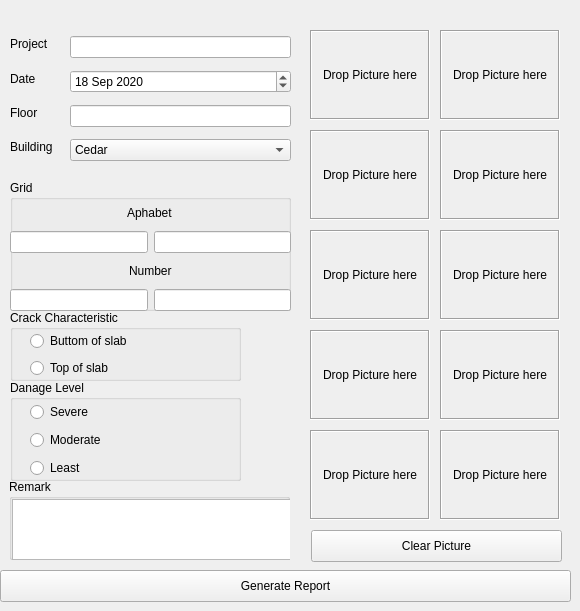
    <widget class="QWidget" name="tab">
     <attribute name="title">
      <string>Floor</string>
     </attribute>
     <widget class="QGroupBox" name="groupBox">
      <property name="geometry">
       <rect>
        <x>10</x>
        <y>180</y>
        <width>281</width>
        <height>131</height>
       </rect>
      </property>
      <property name="title">
       <string>Grid</string>
      </property>
      <widget class="QWidget" name="verticalLayoutWidget_3">
       <property name="geometry">
        <rect>
         <x>0</x>
         <y>20</y>
         <width>281</width>
         <height>111</height>
        </rect>
       </property>
       <layout class="QVBoxLayout" name="verticalLayout_3">
        <item alignment="Qt::AlignHCenter">
         <widget class="QLabel" name="label_4">
          <property name="text">
           <string>Aphabet</string>
          </property>
         </widget>
        </item>
        <item>
         <layout class="QHBoxLayout" name="horizontalLayout">
          <item>
           <widget class="QLineEdit" name="A1"/>
          </item>
          <item>
           <widget class="QLineEdit" name="A2"/>
          </item>
         </layout>
        </item>
        <item alignment="Qt::AlignHCenter">
         <widget class="QLabel" name="label_5">
          <property name="text">
           <string>Number</string>
          </property>
         </widget>
        </item>
        <item>
         <layout class="QHBoxLayout" name="horizontalLayout_2">
          <item>
           <widget class="QLineEdit" name="N1"/>
          </item>
          <item>
           <widget class="QLineEdit" name="N2"/>
          </item>
         </layout>
        </item>
       </layout>
      </widget>
     </widget>
     <widget class="QWidget" name="verticalLayoutWidget">
      <property name="geometry">
       <rect>
        <x>10</x>
        <y>30</y>
        <width>61</width>
        <height>131</height>
       </rect>
      </property>
      <layout class="QVBoxLayout" name="verticalLayout">
       <item>
        <widget class="QLabel" name="label">
         <property name="text">
          <string>Project</string>
         </property>
        </widget>
       </item>
       <item>
        <widget class="QLabel" name="label_2">
         <property name="text">
          <string>Date</string>
         </property>
        </widget>
       </item>
       <item>
        <widget class="QLabel" name="label_3">
         <property name="text">
          <string>Floor</string>
         </property>
        </widget>
       </item>
       <item>
        <widget class="QLabel" name="label_6">
         <property name="text">
          <string>Building</string>
         </property>
        </widget>
       </item>
      </layout>
     </widget>
     <widget class="QWidget" name="verticalLayoutWidget_2">
      <property name="geometry">
       <rect>
        <x>70</x>
        <y>30</y>
        <width>221</width>
        <height>141</height>
       </rect>
      </property>
      <layout class="QVBoxLayout" name="verticalLayout_2">
       <item>
        <widget class="QLineEdit" name="project"/>
       </item>
       <item>
        <widget class="QDateEdit" name="dateEdit">
         <property name="dateTime">
          <datetime>
           <hour>0</hour>
           <minute>0</minute>
           <second>0</second>
           <year>2020</year>
           <month>9</month>
           <day>18</day>
          </datetime>
         </property>
        </widget>
       </item>
       <item>
        <widget class="QLineEdit" name="floor"/>
       </item>
       <item>
        <widget class="QComboBox" name="comboBox">
         <property name="editable">
          <bool>false</bool>
         </property>
         <property name="currentText">
          <string>Cedar</string>
         </property>
         <property name="currentIndex">
          <number>0</number>
         </property>
         <item>
          <property name="text">
           <string>Cedar</string>
          </property>
         </item>
         <item>
          <property name="text">
           <string>Ebony</string>
          </property>
         </item>
         <item>
          <property name="text">
           <string>Oak</string>
          </property>
         </item>
         <item>
          <property name="text">
           <string>Pine</string>
          </property>
         </item>
         <item>
          <property name="text">
           <string>Lobby</string>
          </property>
         </item>
         <item>
          <property name="text">
           <string>Parking area</string>
          </property>
         </item>
         <item>
          <property name="text">
           <string>Ebony wing</string>
          </property>
         </item>
         <item>
          <property name="text">
           <string>Road area</string>
          </property>
         </item>
        </widget>
       </item>
      </layout>
     </widget>
     <widget class="QGroupBox" name="groupBox_2">
      <property name="geometry">
       <rect>
        <x>10</x>
        <y>310</y>
        <width>231</width>
        <height>71</height>
       </rect>
      </property>
      <property name="title">
       <string>Crack Characteristic</string>
      </property>
      <widget class="QWidget" name="verticalLayoutWidget_4">
       <property name="geometry">
        <rect>
         <x>20</x>
         <y>20</y>
         <width>227</width>
         <height>51</height>
        </rect>
       </property>
       <layout class="QVBoxLayout" name="verticalLayout_4">
        <item>
         <widget class="QRadioButton" name="CC1">
          <property name="text">
           <string>Buttom of slab</string>
          </property>
         </widget>
        </item>
        <item>
         <widget class="QRadioButton" name="CC2">
          <property name="text">
           <string>Top of slab</string>
          </property>
         </widget>
        </item>
       </layout>
      </widget>
     </widget>
     <widget class="QGroupBox" name="groupBox_3">
      <property name="geometry">
       <rect>
        <x>10</x>
        <y>380</y>
        <width>231</width>
        <height>101</height>
       </rect>
      </property>
      <property name="title">
       <string>Danage Level</string>
      </property>
      <widget class="QWidget" name="verticalLayoutWidget_6">
       <property name="geometry">
        <rect>
         <x>20</x>
         <y>20</y>
         <width>227</width>
         <height>81</height>
        </rect>
       </property>
       <layout class="QVBoxLayout" name="verticalLayout_6">
        <item>
         <widget class="QRadioButton" name="DL1">
          <property name="text">
           <string>Severe</string>
          </property>
         </widget>
        </item>
        <item>
         <widget class="QRadioButton" name="DL2">
          <property name="text">
           <string>Moderate</string>
          </property>
         </widget>
        </item>
        <item>
         <widget class="QRadioButton" name="DL3">
          <property name="text">
           <string>Least</string>
          </property>
         </widget>
        </item>
       </layout>
      </widget>
     </widget>
     <widget class="DropIn" name="Pic1">
      <property name="geometry">
       <rect>
        <x>310</x>
        <y>30</y>
        <width>120</width>
        <height>90</height>
       </rect>
      </property>
      <property name="acceptDrops">
       <bool>true</bool>
      </property>
      <property name="autoFillBackground">
       <bool>false</bool>
      </property>
      <property name="frameShape">
       <enum>QFrame::Box</enum>
      </property>
      <property name="frameShadow">
       <enum>QFrame::Sunken</enum>
      </property>
      <property name="text">
       <string>Drop Picture here</string>
      </property>
      <property name="alignment">
       <set>Qt::AlignCenter</set>
      </property>
     </widget>
     <widget class="DropIn" name="Pic2">
      <property name="geometry">
       <rect>
        <x>440</x>
        <y>30</y>
        <width>120</width>
        <height>90</height>
       </rect>
      </property>
      <property name="acceptDrops">
       <bool>true</bool>
      </property>
      <property name="autoFillBackground">
       <bool>false</bool>
      </property>
      <property name="frameShape">
       <enum>QFrame::Box</enum>
      </property>
      <property name="frameShadow">
       <enum>QFrame::Sunken</enum>
      </property>
      <property name="text">
       <string>Drop Picture here</string>
      </property>
      <property name="alignment">
       <set>Qt::AlignCenter</set>
      </property>
     </widget>
     <widget class="DropIn" name="Pic3">
      <property name="geometry">
       <rect>
        <x>310</x>
        <y>130</y>
        <width>120</width>
        <height>90</height>
       </rect>
      </property>
      <property name="acceptDrops">
       <bool>true</bool>
      </property>
      <property name="autoFillBackground">
       <bool>false</bool>
      </property>
      <property name="frameShape">
       <enum>QFrame::Box</enum>
      </property>
      <property name="frameShadow">
       <enum>QFrame::Sunken</enum>
      </property>
      <property name="text">
       <string>Drop Picture here</string>
      </property>
      <property name="alignment">
       <set>Qt::AlignCenter</set>
      </property>
     </widget>
     <widget class="DropIn" name="Pic4">
      <property name="geometry">
       <rect>
        <x>440</x>
        <y>130</y>
        <width>120</width>
        <height>90</height>
       </rect>
      </property>
      <property name="acceptDrops">
       <bool>true</bool>
      </property>
      <property name="autoFillBackground">
       <bool>false</bool>
      </property>
      <property name="frameShape">
       <enum>QFrame::Box</enum>
      </property>
      <property name="frameShadow">
       <enum>QFrame::Sunken</enum>
      </property>
      <property name="text">
       <string>Drop Picture here</string>
      </property>
      <property name="alignment">
       <set>Qt::AlignCenter</set>
      </property>
     </widget>
     <widget class="DropIn" name="Pic7">
      <property name="geometry">
       <rect>
        <x>310</x>
        <y>330</y>
        <width>120</width>
        <height>90</height>
       </rect>
      </property>
      <property name="acceptDrops">
       <bool>true</bool>
      </property>
      <property name="autoFillBackground">
       <bool>false</bool>
      </property>
      <property name="frameShape">
       <enum>QFrame::Box</enum>
      </property>
      <property name="frameShadow">
       <enum>QFrame::Sunken</enum>
      </property>
      <property name="text">
       <string>Drop Picture here</string>
      </property>
      <property name="alignment">
       <set>Qt::AlignCenter</set>
      </property>
     </widget>
     <widget class="DropIn" name="Pic5">
      <property name="geometry">
       <rect>
        <x>310</x>
        <y>230</y>
        <width>120</width>
        <height>90</height>
       </rect>
      </property>
      <property name="acceptDrops">
       <bool>true</bool>
      </property>
      <property name="autoFillBackground">
       <bool>false</bool>
      </property>
      <property name="frameShape">
       <enum>QFrame::Box</enum>
      </property>
      <property name="frameShadow">
       <enum>QFrame::Sunken</enum>
      </property>
      <property name="text">
       <string>Drop Picture here</string>
      </property>
      <property name="alignment">
       <set>Qt::AlignCenter</set>
      </property>
     </widget>
     <widget class="DropIn" name="Pic6">
      <property name="geometry">
       <rect>
        <x>440</x>
        <y>230</y>
        <width>120</width>
        <height>90</height>
       </rect>
      </property>
      <property name="acceptDrops">
       <bool>true</bool>
      </property>
      <property name="autoFillBackground">
       <bool>false</bool>
      </property>
      <property name="frameShape">
       <enum>QFrame::Box</enum>
      </property>
      <property name="frameShadow">
       <enum>QFrame::Sunken</enum>
      </property>
      <property name="text">
       <string>Drop Picture here</string>
      </property>
      <property name="alignment">
       <set>Qt::AlignCenter</set>
      </property>
     </widget>
     <widget class="DropIn" name="Pic8">
      <property name="geometry">
       <rect>
        <x>440</x>
        <y>330</y>
        <width>120</width>
        <height>90</height>
       </rect>
      </property>
      <property name="acceptDrops">
       <bool>true</bool>
      </property>
      <property name="autoFillBackground">
       <bool>false</bool>
      </property>
      <property name="frameShape">
       <enum>QFrame::Box</enum>
      </property>
      <property name="frameShadow">
       <enum>QFrame::Sunken</enum>
      </property>
      <property name="text">
       <string>Drop Picture here</string>
      </property>
      <property name="alignment">
       <set>Qt::AlignCenter</set>
      </property>
     </widget>
     <widget class="DropIn" name="Pic10">
      <property name="geometry">
       <rect>
        <x>440</x>
        <y>430</y>
        <width>120</width>
        <height>90</height>
       </rect>
      </property>
      <property name="acceptDrops">
       <bool>true</bool>
      </property>
      <property name="autoFillBackground">
       <bool>false</bool>
      </property>
      <property name="frameShape">
       <enum>QFrame::Box</enum>
      </property>
      <property name="frameShadow">
       <enum>QFrame::Sunken</enum>
      </property>
      <property name="text">
       <string>Drop Picture here</string>
      </property>
      <property name="alignment">
       <set>Qt::AlignCenter</set>
      </property>
     </widget>
     <widget class="DropIn" name="Pic9">
      <property name="geometry">
       <rect>
        <x>310</x>
        <y>430</y>
        <width>120</width>
        <height>90</height>
       </rect>
      </property>
      <property name="acceptDrops">
       <bool>true</bool>
      </property>
      <property name="autoFillBackground">
       <bool>false</bool>
      </property>
      <property name="frameShape">
       <enum>QFrame::Box</enum>
      </property>
      <property name="frameShadow">
       <enum>QFrame::Sunken</enum>
      </property>
      <property name="text">
       <string>Drop Picture here</string>
      </property>
      <property name="alignment">
       <set>Qt::AlignCenter</set>
      </property>
     </widget>
     <widget class="QPushButton" name="pushButton">
      <property name="geometry">
       <rect>
        <x>0</x>
        <y>570</y>
        <width>571</width>
        <height>32</height>
       </rect>
      </property>
      <property name="text">
       <string>Generate Report</string>
      </property>
     </widget>
     <widget class="QPushButton" name="clearpic">
      <property name="geometry">
       <rect>
        <x>311</x>
        <y>530</y>
        <width>251</width>
        <height>32</height>
       </rect>
      </property>
      <property name="text">
       <string>Clear Picture</string>
      </property>
     </widget>
     <widget class="QGroupBox" name="groupBox_4">
      <property name="geometry">
       <rect>
        <x>9</x>
        <y>479</y>
        <width>281</width>
        <height>81</height>
       </rect>
      </property>
      <property name="title">
       <string>Remark</string>
      </property>
      <widget class="QTextEdit" name="textEdit">
       <property name="geometry">
        <rect>
         <x>3</x>
         <y>20</y>
         <width>281</width>
         <height>61</height>
        </rect>
       </property>
      </widget>
     </widget>
    </widget>
